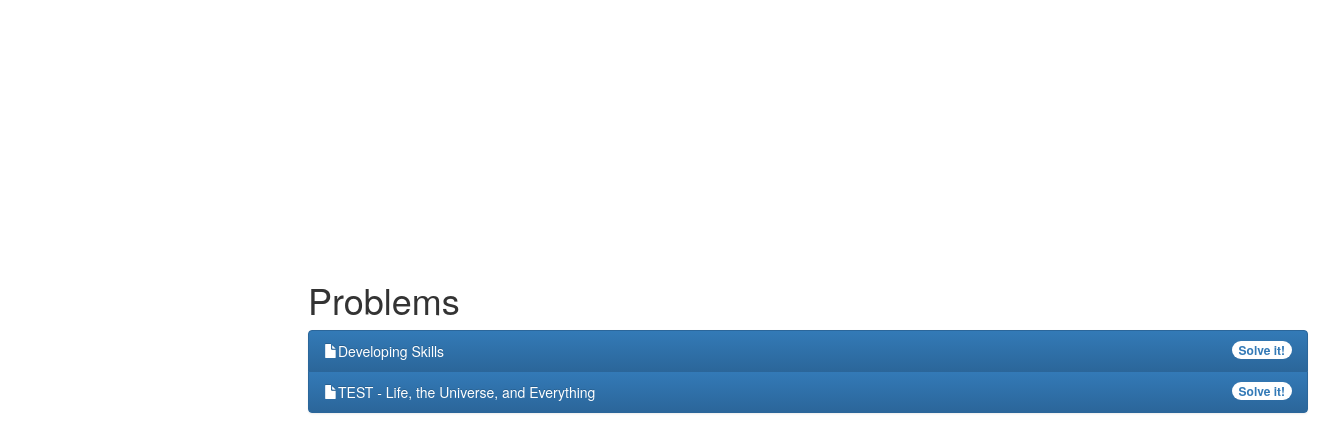
The page /Codemania/problems/ on the database as committed earlier.
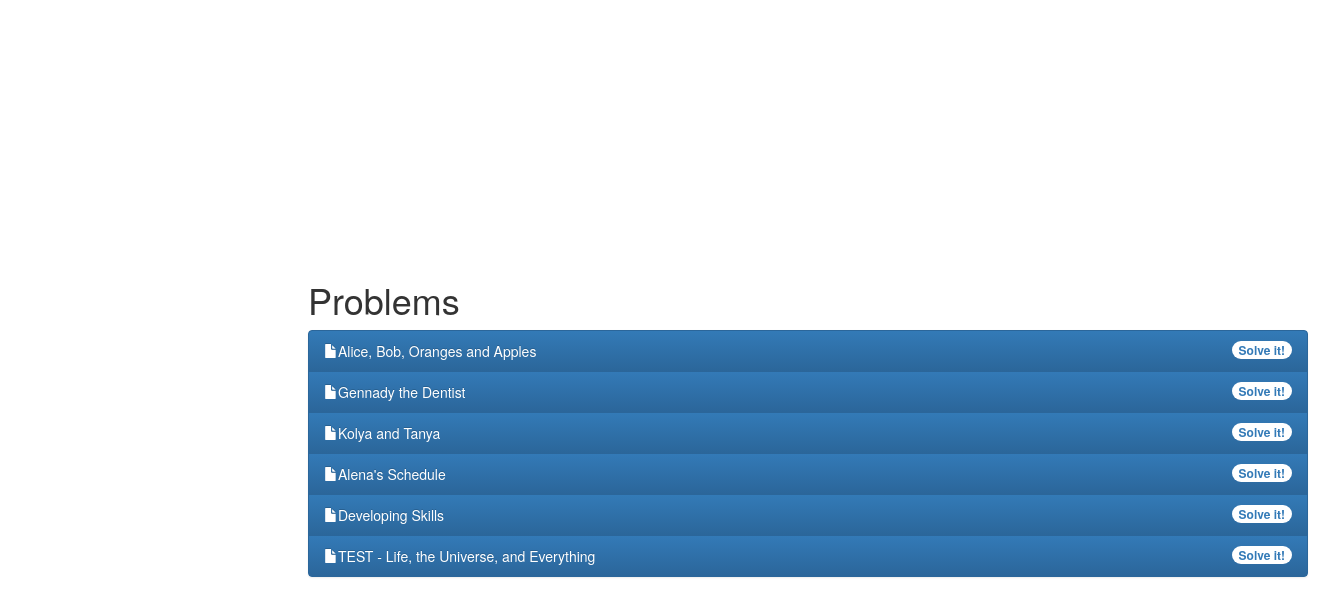
The same page on the database as committed later.
### Codemania/models.py (models this page shows, shortened)
class Problem(models.Model):
	problem_statement = models.CharField(max_length = 5000)
	title = models.CharField(max_length = 10)
	problem_name = models.CharField(max_length = 200)
	test_cases = models.CharField(max_length = 10000)
	correct_answer = models.CharField(max_length = 10000, default = '')
	added_at = models.DateTimeField('Addition Time')
	solvedby = models.CharField(max_length = 100)

### Codemania/views.py (the view)
def index(request):
	problems = Problem.objects.order_by('-added_at')
	context = RequestContext(request, {'problems':problems,})
	return render(request,"Codemania/index.html",context)

### Codemania/templates/Codemania/index.html (shortened to what this page needs)
{% load staticfiles %}
<html>
<head>
<link rel="stylesheet" href="https://maxcdn.bootstrapcdn.com/bootstrap/3.3.5/css/bootstrap.min.css">
<link rel="stylesheet" href="https://maxcdn.bootstrapcdn.com/bootstrap/3.3.5/css/bootstrap-theme.min.css">
</head>
<body>
{% if problems %}
<div class="bs-example">
<h1 id = "title">Problems</h1>
    <div class="list-group">
        {% for problem in problems %}
        <a href="/Codemania/problems/tags/{{ problem.title }}/" class="list-group-item active">
            <span class="glyphicon glyphicon-file"></span>{{ problem.problem_name }} <span class="badge">Solve it!</span>
        </a>
        {% endfor %}
    </div>
</div>
{% else %}
    <p>No Questions are available.</p>
{% endif %}
</body>
</html>

Rows that differ between the two databases and show on the page:
added Problem: problem_name "Alice, Bob, Oranges and Apples"
added Problem: problem_name "Gennady the Dentist"
added Problem: problem_name "Kolya and Tanya"
added Problem: problem_name "Alena's Schedule"
